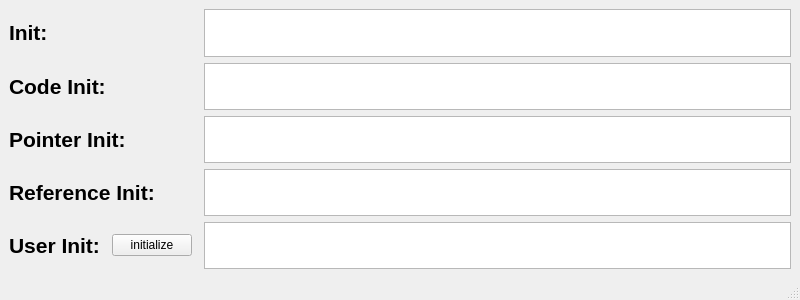
<?xml version="1.0" encoding="UTF-8"?>
<ui version="4.0">
 <class>MainWindow</class>
 <widget class="QMainWindow" name="MainWindow">
  <property name="geometry">
   <rect>
    <x>0</x>
    <y>0</y>
    <width>800</width>
    <height>300</height>
   </rect>
  </property>
  <property name="minimumSize">
   <size>
    <width>800</width>
    <height>300</height>
   </size>
  </property>
  <property name="maximumSize">
   <size>
    <width>800</width>
    <height>300</height>
   </size>
  </property>
  <property name="windowTitle">
   <string>Task1</string>
  </property>
  <widget class="QWidget" name="centralwidget">
   <layout class="QGridLayout" name="gridLayout">
    <item row="0" column="0">
     <widget class="QLabel" name="label">
      <property name="text">
       <string>&lt;html&gt;&lt;head/&gt;&lt;body&gt;&lt;p&gt;&lt;span style=&quot; font-size:16pt; font-weight:700;&quot;&gt;Init: &lt;/span&gt;&lt;/p&gt;&lt;/body&gt;&lt;/html&gt;</string>
      </property>
     </widget>
    </item>
    <item row="0" column="3">
     <widget class="QTextBrowser" name="textBrowser"/>
    </item>
    <item row="1" column="0" colspan="2">
     <widget class="QLabel" name="label_2">
      <property name="text">
       <string>&lt;html&gt;&lt;head/&gt;&lt;body&gt;&lt;p&gt;&lt;span style=&quot; font-size:16pt; font-weight:700;&quot;&gt;Code Init: &lt;/span&gt;&lt;/p&gt;&lt;/body&gt;&lt;/html&gt;</string>
      </property>
     </widget>
    </item>
    <item row="1" column="3">
     <widget class="QTextBrowser" name="textBrowser_2"/>
    </item>
    <item row="2" column="0" colspan="2">
     <widget class="QLabel" name="label_3">
      <property name="text">
       <string>&lt;html&gt;&lt;head/&gt;&lt;body&gt;&lt;p&gt;&lt;span style=&quot; font-size:16pt; font-weight:700;&quot;&gt;Pointer Init: &lt;/span&gt;&lt;/p&gt;&lt;/body&gt;&lt;/html&gt;</string>
      </property>
     </widget>
    </item>
    <item row="2" column="3">
     <widget class="QTextBrowser" name="textBrowser_3"/>
    </item>
    <item row="3" column="0" colspan="3">
     <widget class="QLabel" name="label_4">
      <property name="text">
       <string>&lt;html&gt;&lt;head/&gt;&lt;body&gt;&lt;p&gt;&lt;span style=&quot; font-size:16pt; font-weight:700;&quot;&gt;Reference Init: &lt;/span&gt;&lt;/p&gt;&lt;/body&gt;&lt;/html&gt;</string>
      </property>
     </widget>
    </item>
    <item row="3" column="3">
     <widget class="QTextBrowser" name="textBrowser_4"/>
    </item>
    <item row="4" column="0">
     <widget class="QLabel" name="label_5">
      <property name="text">
       <string>&lt;html&gt;&lt;head/&gt;&lt;body&gt;&lt;p&gt;&lt;span style=&quot; font-size:16pt; font-weight:700;&quot;&gt;User Init: &lt;/span&gt;&lt;/p&gt;&lt;/body&gt;&lt;/html&gt;</string>
      </property>
     </widget>
    </item>
    <item row="4" column="1">
     <widget class="QPushButton" name="pushButton">
      <property name="text">
       <string>initialize</string>
      </property>
     </widget>
    </item>
    <item row="4" column="3">
     <widget class="QTextBrowser" name="textBrowser_5"/>
    </item>
   </layout>
  </widget>
  <widget class="QMenuBar" name="menubar">
   <property name="geometry">
    <rect>
     <x>0</x>
     <y>0</y>
     <width>800</width>
     <height>22</height>
    </rect>
   </property>
  </widget>
  <widget class="QStatusBar" name="statusbar"/>
 </widget>
 <resources/>
 <connections/>
</ui>
